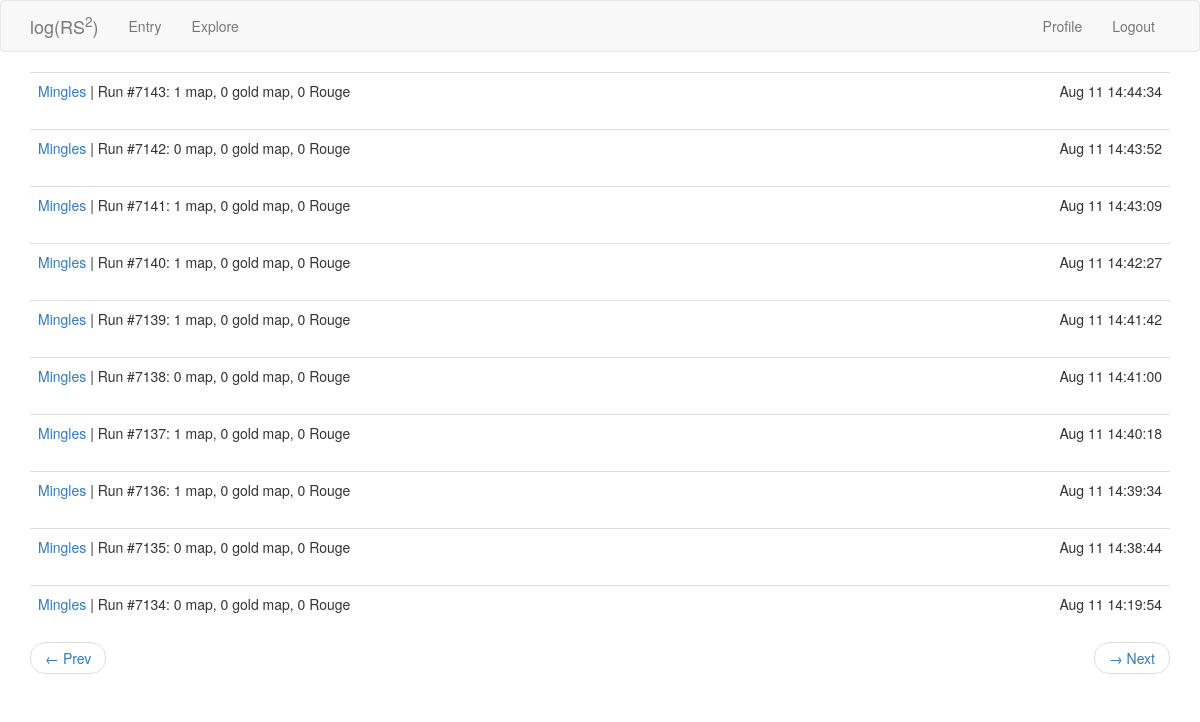
Screenshot of /explore?page=2 (signed in) with the database file from the repository.
### app/models.py (models this page shows, shortened)
class User(UserMixin, db.Model):
    id = db.Column(db.Integer, primary_key=True)
    username = db.Column(db.String(64), index=True, unique=True)
    email = db.Column(db.String(128), index=True, unique=True)
    password_hash = db.Column(db.String(128))
    last_seen = db.Column(db.DateTime, default=datetime.utcnow)
    map_drops = db.relationship('MapDrop', backref='player', lazy='dynamic')
    treasure_drops = db.relationship('TreasureDrop', backref='player', lazy='dynamic')

### app/routes.py (the view)
@app.route('/explore')
@login_required
def explore():
    page = request.args.get('page', 1, type=int)
    mapdrops = MapDrop.query.order_by(MapDrop.time.desc()).paginate(page, app.config['MAPDROPS_PER_PAGE'], False)
    next_url = prev_url = None
    if mapdrops.has_next:
        next_url = url_for('explore', page=mapdrops.next_num)
    if mapdrops.has_prev:
        prev_url = url_for('explore', page=mapdrops.prev_num)
    return render_template('entry.html', title='Explore', user_unknown=True, mapdrops=mapdrops.items,
                            next_url=next_url, prev_url=prev_url)

### app/models.py (called while the page is built)
@login.user_loader
def load_user(id):
    return User.query.get(int(id))

### app/routes.py (called while the page is built)
@app.before_request
def before_request():
    if current_user.is_authenticated:
        current_user.last_seen = datetime.utcnow()
        db.session.commit()

### app/templates/entry.html (shortened to what this page needs)
{% extends "base.html" %}
{% import "bootstrap/wtf.html" as wtf %}
{% block app_content %}
    {% for mapdrop in mapdrops %}
        {% include "_mapdrop.html" %}
    {% endfor %}
    {% if prev_url or next_url %}
    <nav aria-label="...">
        <ul class="pager">
            <li class="previous{% if not prev_url %} disabled{% endif %}">
                <a href="{{ prev_url or '#' }}">
                    <span aria-hidden="true">&larr;</span> Prev
                </a>
            </li>
            <li class="next{% if not next_url %} disabled{% endif %}">
                <a href="{{ next_url or '#' }}">
                    <span aria-hidden="true">&rarr;</span> Next
                </a>
            </li>
        </ul>
    </nav>
    {% endif %}
{% endblock %}

### app/templates/_mapdrop.html
<table class="table table-hover">
    <tr>
        <td>
            {% if user_unknown %}
            <a href="{{ url_for('user', username=mapdrop.player.username) }}">
                {{ mapdrop.player.username }}
            </a>
             |
            {% endif %}
            Run #{{ mapdrop.run }}:
            {{ mapdrop.map }} map, {{ mapdrop.gold_map }} gold map, {{ mapdrop.rouge }} Rouge
        </td>
        <td align="right">
            {{ moment(mapdrop.time).format('MMM DD HH:mm:ss') }}
        </td>
    </tr>
</table>

### rows the page displays
User: player.username "Mingles" "Mingles" "Mingles" "Mingles" "Mingles" "Mingles" "Mingles" "Mingles" "Mingles" "Mingles"

### other values shown
{{ mapdrop.run }} "7143" "7142" "7141" "7140" "7139" "7138" "7137" "7136" "7135" "7134"
{{ mapdrop.map }} "1" "0" "1" "1" "1" "0" "1" "1" "0" "0"
{{ mapdrop.gold_map }} "0" "0" "0" "0" "0" "0" "0" "0" "0" "0"
{{ mapdrop.rouge }} "0" "0" "0" "0" "0" "0" "0" "0" "0" "0"
{{ moment(mapdrop.time).format('MMM DD HH:mm:ss') }} "Aug 11 14:44:34" "Aug 11 14:43:52" "Aug 11 14:43:09" "Aug 11 14:42:27" "Aug 11 14:41:42" "Aug 11 14:41:00" "Aug 11 14:40:18" "Aug 11 14:39:34" "Aug 11 14:38:44" "Aug 11 14:19:54"
